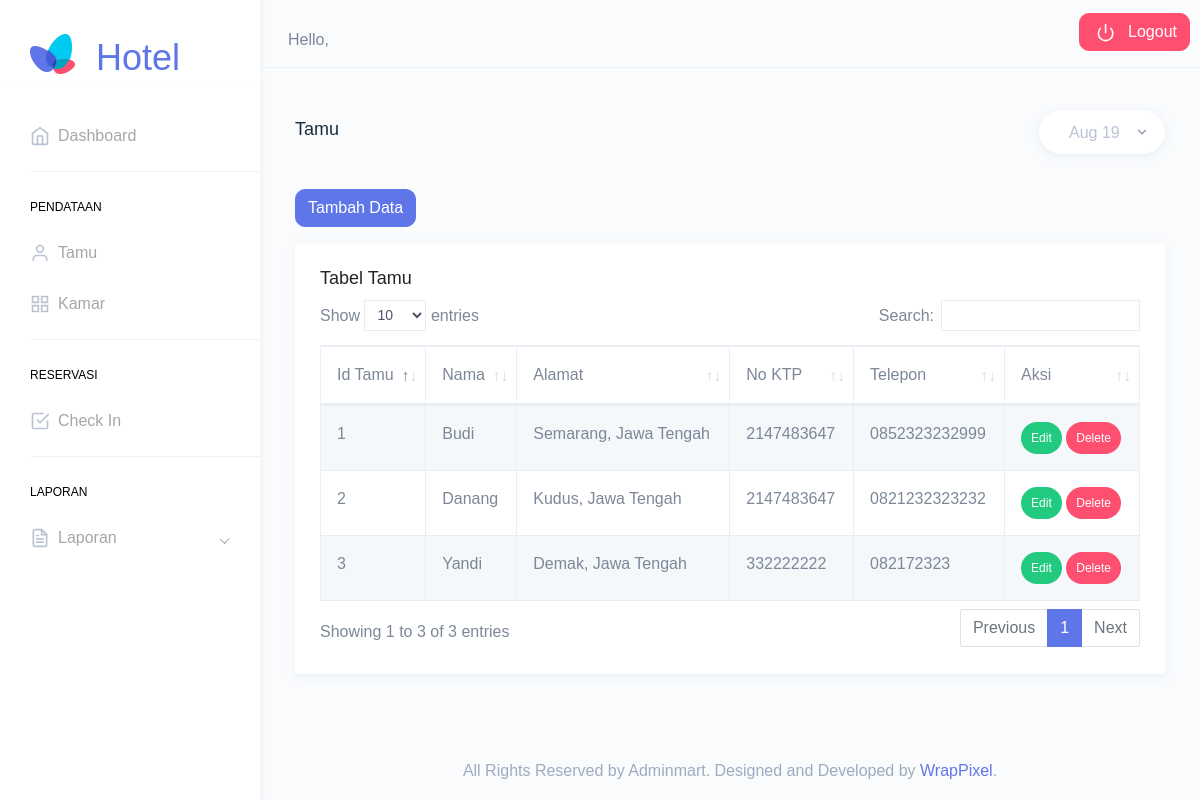
The app's page /index.php/tamu, older data.
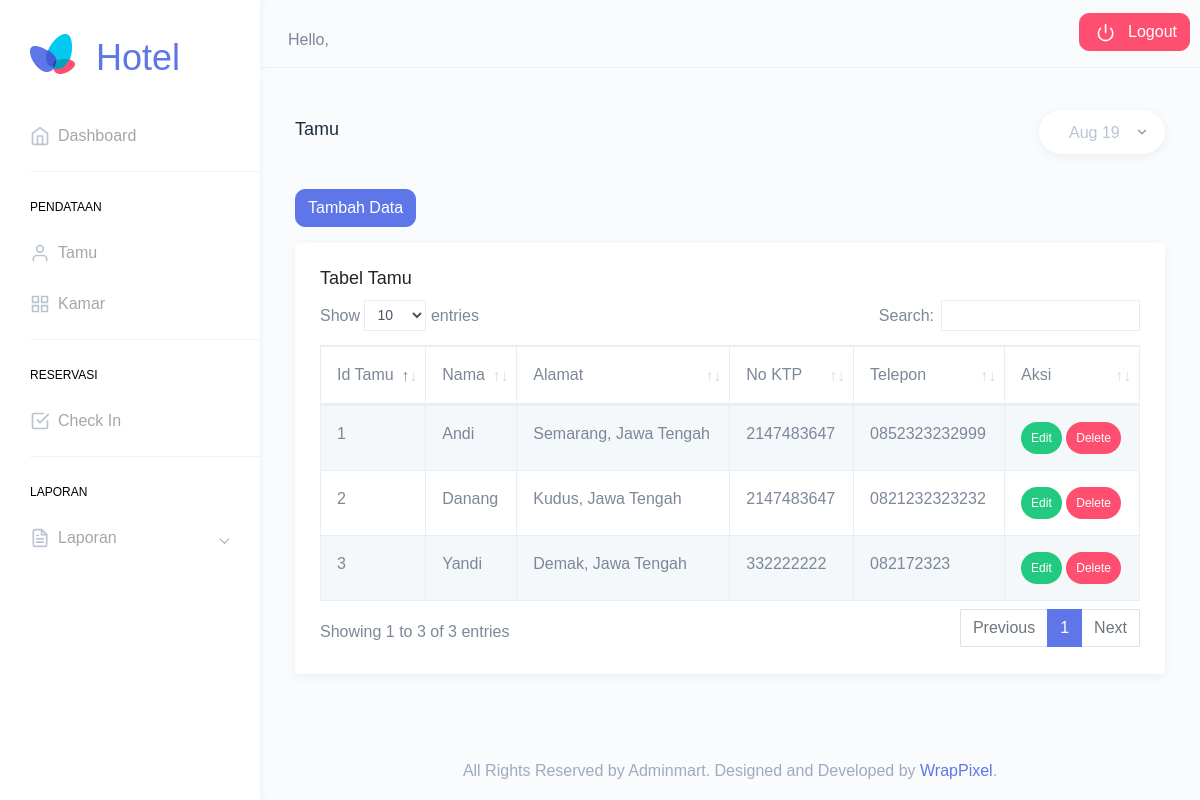
The same page, newer data.
### tables this page shows
CREATE TABLE `tamu` (
    `id_tamu` int(11) NOT NULL,
    `nama` varchar(256) NOT NULL,
    `alamat` text NOT NULL,
    `no_ktp` bigint(16) NOT NULL,
    `telp` varchar(25) NOT NULL
);

### application/libraries/template.php (called while the page is built)
<?php if (!defined('BASEPATH')) exit('No direct script access allowed');
class Template
{
  var $template_data = array();
  function set($name, $value)
  {
    $this->template_data[$name] = $value;
  }
  function load($template = '', $view = '', $view_data = array(), $return = FALSE)
  {
    $this->CI = &get_instance();
    $this->set('contents', $this->CI->load->view($view, $view_data, TRUE));
    return $this->CI->load->view($template, $this->template_data, $return);
  }
}

### application/controllers/Tamu.php (called while the page is built, shortened)
<?php
class Tamu extends CI_Controller
{
  public function index()
  {
    $data = [
      'title' => 'Tamu',
      'user' => $this->db->get_where('user', ['username' => $this->session->userdata('username')])->row_array(),
      'tamu' => $this->tamu->getTamu()
    ];
    $this->template->load("templates/templates", 'tamu/index', $data);
  }
}

### index.php (called while the page is built, shortened)
<?php
require_once BASEPATH.'core/CodeIgniter.php';

### application/models/Tamu_model.php (called while the page is built, shortened)
<?php
class Tamu_model extends CI_Model
{
  public function getTamu()
  {
    return $this->db->get('tamu')->result_array();
  }
}

### application/views/tamu/index.php (the view, shortened to what this page needs)
<div class="container-fluid">
  <div class="row">
    <div class="col-12">
      <a href="<?= base_url('tamu/tambah_tamu') ?>" class="btn btn-primary" style="border-radius: 10px;">Tambah Data</a>
      <div class="card mt-3">
        <div class="card-body">
          <h4 class="card-title">Tabel Tamu</h4>
          <div class="table-responsive">
            <table id="zero_config" class="table table-striped table-bordered no-wrap">
              <thead>
                <tr>
                  <th>Id Tamu</th>
                  <th>Nama</th>
                  <th>Alamat</th>
                  <th>No KTP</th>
                  <th>Telepon</th>
                  <th>Aksi</th>
                </tr>
              </thead>
              <tbody>
                <?php foreach ($tamu as $t) : ?>
                  <tr>
                    <td><?= $t['id_tamu'] ?></td>
                    <td><?= $t['nama'] ?></td>
                    <td><?= $t['alamat'] ?></td>
                    <td><?= $t['no_ktp'] ?></td>
                    <td><?= $t['telp'] ?></td>
                    <td>
                      <a href="<?= base_url('tamu/edit_tamu/' . $t['id_tamu']) ?>" class="badge badge-pill badge-success" style="padding: 10px;">Edit</a>
                      <a href="<?= base_url('tamu/delete_tamu/' . $t['id_tamu']) ?>" class="badge badge-pill badge-danger" style="padding: 10px;">Delete</a>
                    </td>
                  </tr>
                <?php endforeach; ?>
            </table>
          </div>
        </div>
      </div>
    </div>
  </div>
</div>

Row changes from the older to the newer data that the page shows:
changed tamu "Semarang, Jawa Tengah": nama "Budi" → "Andi"
